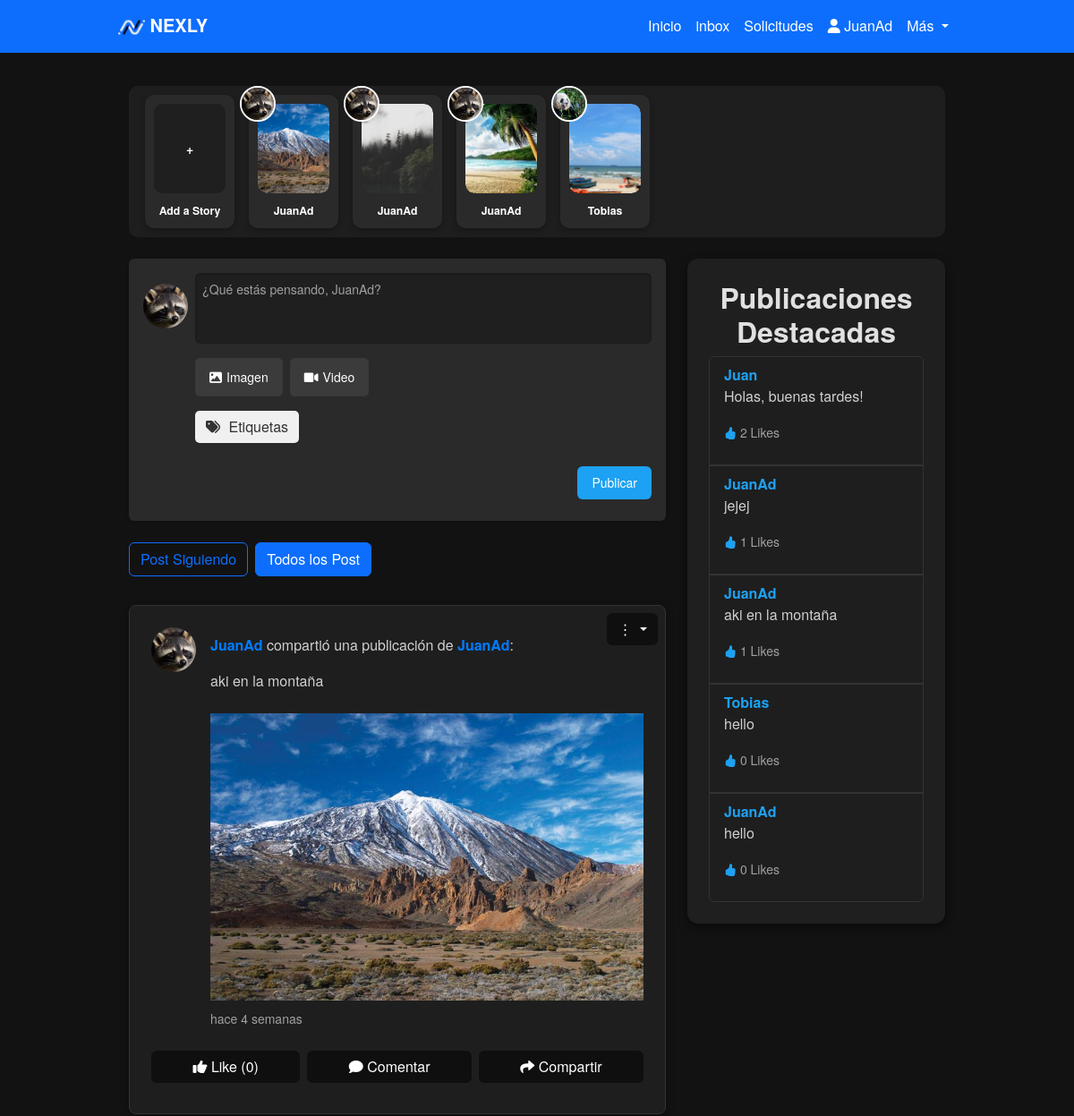
Page / (signed in, upper part) on the earlier database version.
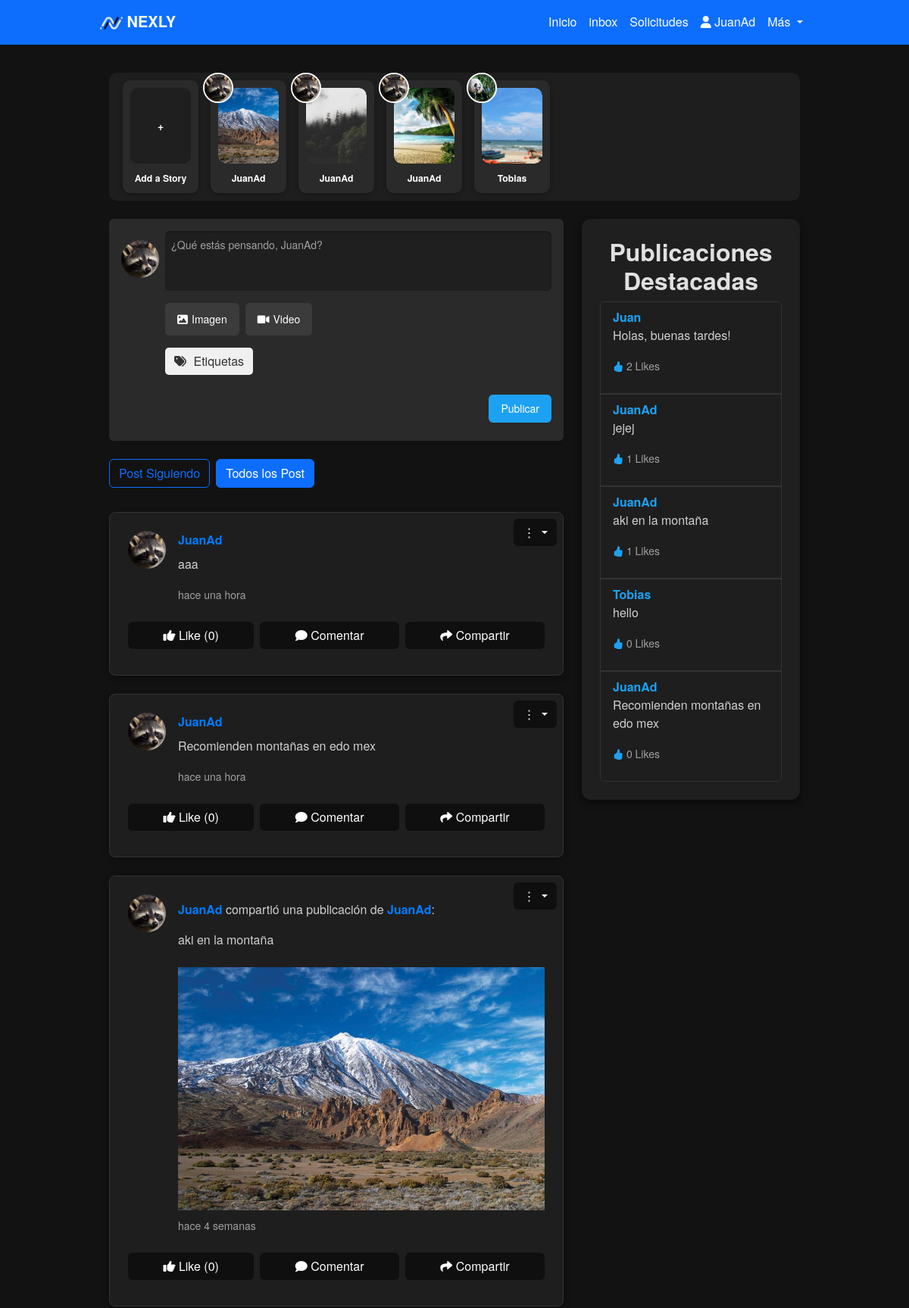
Same page on the later database version.
### Nexly/models.py (models this page shows, shortened)
class Story(models.Model):
    user = models.ForeignKey(settings.AUTH_USER_MODEL, on_delete=models.CASCADE)
    image = models.ImageField(upload_to='stories/', null=True, blank=True)  # Campo para la imagen del story
    created_at = models.DateTimeField(auto_now_add=True)  # Fecha de creación

class User(AbstractBaseUser):
    iduser = models.AutoField(primary_key=True)
    nombre = models.CharField(max_length=255)
    correo = models.EmailField(unique=True)
    is_active = models.BooleanField(default=True)
    is_admin = models.BooleanField(default=False)
    profile_picture = models.ImageField(upload_to='profile_pictures/', null=True, blank=True)  # Campo para la imagen de perfil
    banner_picture = models.ImageField(upload_to='banner_pictures/', null=True, blank=True)  # Campo para la imagen de banner
    objects = UserManager()
    USERNAME_FIELD = 'correo'
    REQUIRED_FIELDS = ['nombre']

class Post(models.Model):
    user = models.ForeignKey(settings.AUTH_USER_MODEL, on_delete=models.CASCADE)
    content = models.TextField()
    image = models.ImageField(upload_to='post_images/', null=True, blank=True)
    video = models.FileField(upload_to='post_videos/', null=True, blank=True)
    created_at = models.DateTimeField(auto_now_add=True)
    original_post = models.ForeignKey('self', null=True, blank=True, on_delete=models.SET_NULL, related_name='reposts')

### Nexly/views.py (the view)
# urls.py: path('', nexly_view, name='nexly'),
@login_required
def nexly_view(request):
    if request.method == 'POST':
        if 'post_content' in request.POST:
            form = PostForm(request.POST, request.FILES)  # Agregar request.FILES para manejar los archivos
            if form.is_valid():
                post = form.save(commit=False)
                post.user = request.user
                if 'photo' in request.FILES:
                    post.photo = request.FILES['photo']
                elif 'video' in request.FILES:
                    post.video = request.FILES['video']
                post.save()
                etiquetas = request.POST.get('tags', '').split(',')
                for etiqueta in etiquetas:
                    etiqueta = etiqueta.strip()
                    if etiqueta:  # Evita etiquetas vacías
                        EtiquetasPost.objects.create(post=post, etiqueta=etiqueta)
                if request.headers.get('X-Requested-With') == 'XMLHttpRequest':
                    return JsonResponse({'status': 'success', 'post_id': post.id})
                return redirect('nexly')
        elif 'comment_content' in request.POST:
            post_id = request.POST.get('post_id')
            post = get_object_or_404(Post, id=post_id)
            form = CommentForm(request.POST)
            if form.is_valid():
                comment = form.save(commit=False)
                comment.user = request.user
                comment.post = post
                comment.save()
                if request.headers.get('X-Requested-With') == 'XMLHttpRequest':
                    return JsonResponse({'status': 'success', 'comment_id': comment.id})
                return redirect('nexly')
    elif request.method == 'GET':
        show_following_posts = request.GET.get('filter') == 'following'
        if show_following_posts:
            followed_users = FollowRequest.objects.filter(
                from_user=request.user, is_accepted=True).values_list('to_user_id', flat=True)
            posts = Post.objects.filter(user_id__in=followed_users).order_by('-created_at')
        else:
            posts = Post.objects.all().order_by('-created_at')
        top_posts = Post.objects.annotate(like_count=Count('like')).order_by('-like_count')[:5]
        stories = Story.objects.order_by('-created_at')[:10]  # Muestra las últimas 10 stories
        if request.headers.get('X-Requested-With') == 'XMLHttpRequest':
            return render(request, 'post_list.html', {'posts': posts})
        form = PostForm()
        comment_form = CommentForm()
        story_form = StoryForm()  # Añadido para pasar el formulario de historias al contexto
        return render(request, 'index.html', {
            'form': form,
            'comment_form': comment_form,
            'story_form': story_form,  # Pasar el formulario de historias
            'posts': posts,
            'show_following_posts': show_following_posts,
            'top_posts': top_posts,
            'stories': stories,
        })

### Nexly/forms.py
class PostForm(forms.ModelForm):
    class Meta:
        model = Post
        fields = ['content', 'image', 'video']
        widgets = {
            'content': forms.Textarea(attrs={'class': 'form-control', 'placeholder': '¿Qué estás pensando?'}),
        }

class CommentForm(forms.ModelForm):
    class Meta:
        model = Comment
        fields = ['content']
        widgets = {
            'content': forms.TextInput(attrs={'class': 'form-control', 'placeholder': 'Escribe un comentario...'})
        }

### Nexly/models.py (called while the page is built)
    def time_since_commented(self):
        now = datetime.now(timezone.utc)
        diff = now - self.created_at
        if diff < timedelta(minutes=1):
            return "hace un momento"
        elif diff < timedelta(hours=1):
            minutes = diff.seconds // 60
            return f"hace {minutes} minutos"
        elif diff < timedelta(days=1):
            hours = diff.seconds // 3600
            return f"hace {hours} horas"
        elif diff < timedelta(days=2):
            return "hace 1 día"
        else:
            days = diff.days
            return f"hace {days} días"

### templates/index.html (shortened to what the changed rows need)
{% extends 'layoutUser.html' %}
{% load static %}
{% block content %}
<div class="container">
<div class="stories-section d-flex overflow-auto mb-4">
    {% for story in stories %}
    <div class="story-card text-center mx-2" style="width: 100px; position: relative;">
        <div class="user-profile-picture"
            style="position: absolute; top: -10px; left: -10px; width: 40px; height: 40px; z-index: 1;">
            <img src="{{ story.user.profile_picture.url }}" alt="User Profile"
                style="width: 100%; height: 100%; border-radius: 50%; object-fit: cover; border: 2px solid white;">
        </div>
        <div class="story-image-wrapper mb-2" style="position: relative; z-index: 0;">
            <img src="{{ story.image.url }}" class="story-image" alt="Story Image"
                style="width: 80px; height: 100px; object-fit: cover;" data-bs-toggle="modal"
                data-bs-target="#storyModal"
                onclick="loadStoryDetails('{{ story.image.url }}', '{{ story.user.profile_picture.url }}', '{{ story.user.nombre }}', '{{ story.created_at|timesince }}')">
        </div>
        <div class="story-author text-truncate" style="color: #FFFFFF;">
            <small>{{ story.user.nombre }}</small>
        </div>
    </div>
    {% endfor %}
</div>
    <div class="row">
        <div class="col-lg-8">
            <div class="nexly-container">
                <div class="posts-container">
                    {% for post in posts %}
                    <div class="post position-relative mb-4">
                        <div class="d-flex align-items-start mb-2">
                            <img src="{% if post.user.profile_picture %}{{ post.user.profile_picture.url }}{% else %}{% static 'images/imagenDefecto.png' %}{% endif %}"
                                class="rounded-circle" alt="Profile Picture" width="50" height="50" style="object-fit: cover;">
                            <div class="ms-3">
                                {% if post.original_post %}
                                    <p><strong><a href="{% url 'profile' post.user.nombre %}">{{ post.user.nombre }}</a></strong> compartió una publicación de <strong><a href="{% url 'profile' post.original_post.user.nombre %}">{{ post.original_post.user.nombre }}</a></strong>:</p>
                                    <p>{{ post.original_post.content }}</p>
                                    {% if post.original_post.image %}
                                        <img src="{{ post.original_post.image.url }}" alt="Imagen" class="img-fluid mt-2">
                                    {% elif post.original_post.video %}
                                        <video controls class="img-fluid mt-2">
                                            <source src="{{ post.original_post.video.url }}" type="video/mp4">
                                            Tu navegador no soporta la etiqueta de video.
                                        </video>
                                    {% endif %}
                                {% else %}
                                    <strong><a href="{% url 'profile' post.user.nombre %}">{{ post.user.nombre }}</a></strong>
                                    <p id="post-content-{{ post.id }}">{{ post.content }}</p>
                                {% endif %}
                                <p><small class="post-time" data-timestamp="{{ post.created_at|date:'c' }}"></small></p>
                            </div>
                        </div>
                        <div class="d-flex flex-wrap gap-2 mb-2">
                            <a href="{% url 'like_post' post.id %}" class="btn btn-secondary flex-grow-1">
                                {% if user in post.like_set.all %}
                                <i class="fas fa-thumbs-up"></i> Like ({{ post.like_set.count }})
                                {% else %}
                                <i class="fas fa-thumbs-up"></i> Like ({{ post.like_set.count }})
                                {% endif %}
                            </a>
                            <button class="btn btn-secondary flex-grow-1" onclick="toggleCommentForm({{ post.id }})">
                                <i class="fas fa-comment"></i> Comentar
                            </button>
                            <a href="{% url 'share_post' post.id %}" class="btn btn-secondary flex-grow-1">
                                <i class="fas fa-share"></i> Compartir
                            </a>
                        </div>
                        {% if post.user == user %}
                        <div class="dropdown position-absolute top-0 end-0 mt-2 me-2">
                            <button class="btn btn-secondary dropdown-toggle" type="button" id="dropdownMenuButton-{{ post.id }}"
                                data-bs-toggle="dropdown" aria-expanded="false">
                                ⋮
                            </button>
                        </div>
                        {% endif %}
                    </div>
                    {% endfor %}
                </div>
            </div>
        </div>
<div class="col-lg-4">
    <div class="sidebar" style="background-color: #1F1F1F; padding: 1.5rem; border-radius: 12px; box-shadow: 0px 4px 10px rgba(0, 0, 0, 0.5);">
        <h2 style="color: #E0E0E0;">Publicaciones Destacadas</h2>
        {% if top_posts %}
            <ul class="list-group" style="background-color: #1E1E1E;">
                {% for post in top_posts %}
                    <li class="list-group-item" style="background-color: #1E1E1E; border: 1px solid #333; color: #D0D0D0;">
                        <strong><a href="{% url 'profile' post.user.nombre %}" style="color: #1DA1F2;">{{ post.user.nombre }}</a></strong>
                        <p>{{ post.content|truncatewords:20 }}</p>
                        <p><small style="color: #A0A0A0;">
                            <i class="bi bi-hand-thumbs-up-fill" style="color: #1DA1F2;"></i>
                            {{ post.like_set.count }} Likes
                        </small></p>
                    </li>
                {% endfor %}
            </ul>
        {% else %}
            <p style="color: #A0A0A0;">No hay publicaciones destacadas aún.</p>
        {% endif %}
    </div>
</div>
    </div>
</div>
{% endblock %}

Differences in the rows shown:
no longer on this page (row unchanged): Post: user.nombre "JuanAd", content "hello", like_set.count "0", shown under "Publicaciones Destacadas"
added Post: user.profile_picture (picture), user.nombre "JuanAd", content "aaa", like_set.count "0"
added Post: user.profile_picture (picture), user.nombre "JuanAd", content "Recomienden montañas en edo mex", like_set.count "0"
